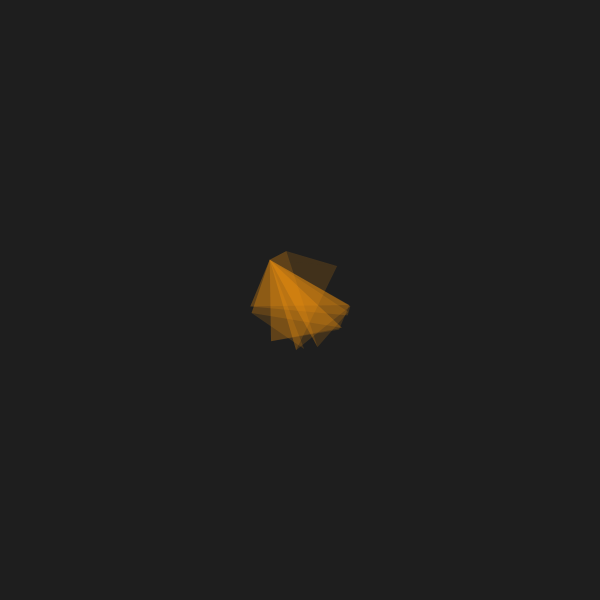
Frame 1 (no input)
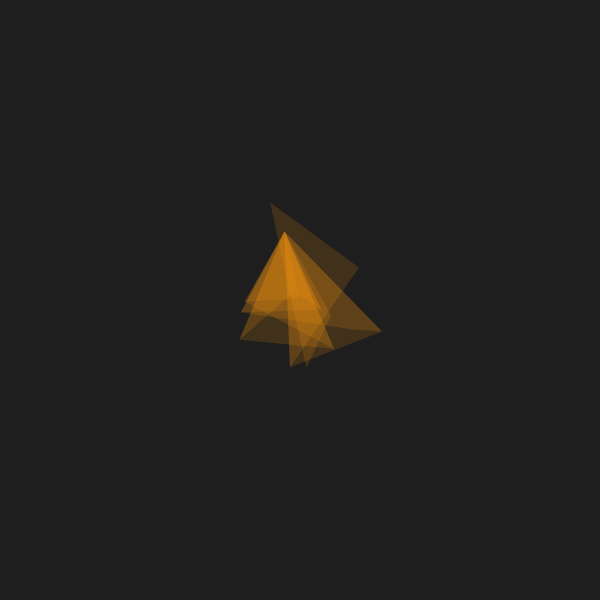
Frame 60 (the mouse pressed at the canvas centre just before this capture)
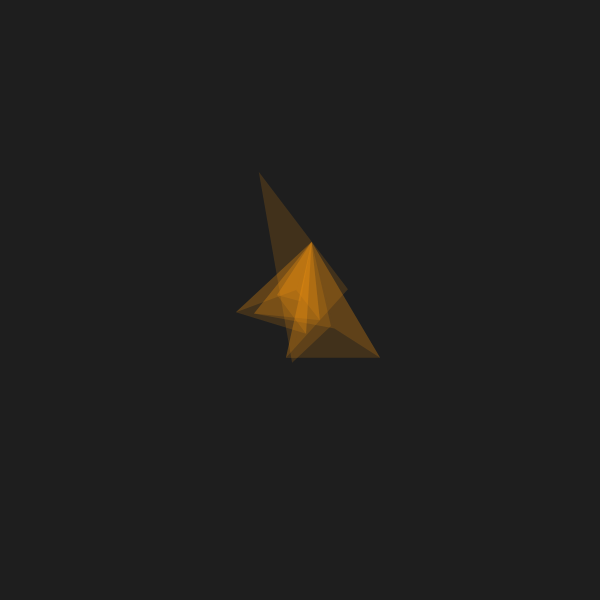
Frame 120 (the mouse held since frame 60 and released just before this capture)

The Processing sketch that drew these frames (run headless with seeded random() and noise(); from frame 60 on, the mouse is pressed at the canvas centre):

// Processing sketch: processing_156925
// ── processing_156925.pde

ArrayList<Object> objects;
float angle = 0;

void setup() {
  size(600, 600);
  smooth();
  background(0);
  objects = new ArrayList<Object>();

  for (int i = 0; i < 15; i++) {
    objects.add(new Object());
  }
}

void draw() {
  background(30);
  translate(width/2, height/2);
  rotate(angle);
  angle += 0.003;

  noStroke();
   fill(255, 150, 10, 40);
  //fill(255, 100, 50, 70);
  beginShape(TRIANGLE_FAN);
  for (Object o : objects) {

    if ( (mouseX!=pmouseX) && (mouseX!=pmouseX) ) {
      float m = sqrt((mouseX-pmouseX)*(mouseX-pmouseX) + (mouseY-pmouseY)*(mouseY-pmouseY));
      o.hide(m);
    } else { 
      o.update();
    }

    vertex(o.location.x, o.location.y);
  }
  endShape();
}

class Object {

  PVector location;
  float radius = 50; 
  float theta = random(TWO_PI);
  float pr = random(1000);
  float pt = random(1500);
  float roff = 0.001;
  float toff = 0.001;

  int rRange = 2;
  float thetaRange = PI/300;

  Object() {
  }

  void update() {
   
    float r = map(noise(pr), 0, 1, -rRange, rRange);
    float t = map(noise(pt), 0, 1, -thetaRange, thetaRange);

    radius += r;
    theta += t;

    pr += roff;
    pt += toff;

    location = new PVector(radius*cos(theta), radius*sin(theta));
  }

  void display() {
    noStroke();
    fill(255);

    ellipse(location.x, location.y, 5, 5);
  }

  void hide(float m) {
    
    if (radius > 50) {
      float r = map(noise(pr), 0, 1, 0, 10);
      float t = map(noise(pt), 0, 1, -thetaRange, thetaRange);
      float hideRate = map(m, 0, 500, 0, 30);
      radius -= hideRate;
      theta += t;
    } else {
      radius = 50;
    }

    pr += roff;
    pt += toff;
    location = new PVector(radius*cos(theta), radius*sin(theta));
  }
}
